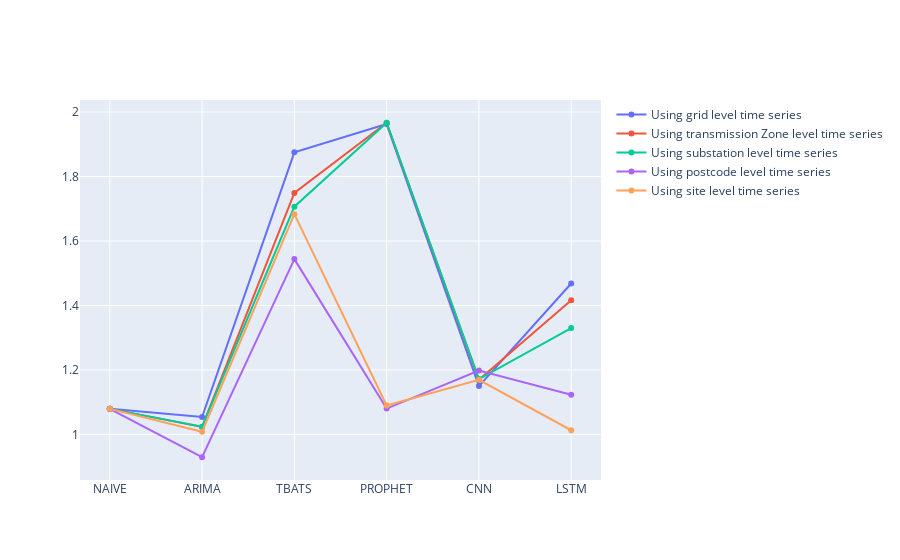

Source (notebook cell):
### Code cell
line_plot = go.Figure()
line_plot.add_trace(go.Scatter(x = mase_final_results.index, y =mase_final_results['Grid'], name = "Using grid level time series"))
line_plot.add_trace(go.Scatter(x = mase_final_results.index, y =mase_final_results['TL - Aggregated'], name = "Using transmission Zone level time series"))
line_plot.add_trace(go.Scatter(x = mase_final_results.index, y =mase_final_results['SUB - Aggregated'], name = "Using substation level time series"))
line_plot.add_trace(go.Scatter(x = mase_final_results.index, y =mase_final_results['PC - Aggregated'], name = "Using postcode level time series"))
line_plot.add_trace(go.Scatter(x = nrmse_final_results.index, y =mase_final_results['Site - Aggregated'], name = "Using site level time series"))

### Figure 1 — Plotly figure (JSON) as saved in the notebook; plotly's stock layout.template omitted (floating-point values rounded to 4 significant figures)
{"data": [{"name": "Using grid level time series", "type": "scatter", "x": ["NAIVE", "ARIMA", "TBATS", "PROPHET", "CNN", "LSTM"], "y": [1.079, 1.054, 1.875, 1.962, 1.15, 1.468]}, {"name": "Using transmission Zone level time series", "type": "scatter", "x": ["NAIVE", "ARIMA", "TBATS", "PROPHET", "CNN", "LSTM"], "y": [1.079, 1.023, 1.749, 1.967, 1.169, 1.416]}, {"name": "Using substation level time series", "type": "scatter", "x": ["NAIVE", "ARIMA", "TBATS", "PROPHET", "CNN", "LSTM"], "y": [1.079, 1.024, 1.706, 1.967, 1.172, 1.33]}, {"name": "Using postcode level time series", "type": "scatter", "x": ["NAIVE", "ARIMA", "TBATS", "PROPHET", "CNN", "LSTM"], "y": [1.079, 0.9294, 1.544, 1.08, 1.198, 1.123]}, {"name": "Using site level time series", "type": "scatter", "x": ["NAIVE", "ARIMA", "TBATS", "PROPHET", "CNN", "LSTM"], "y": [1.079, 1.008, 1.683, 1.09, 1.17, 1.013]}], "layout": {}}
